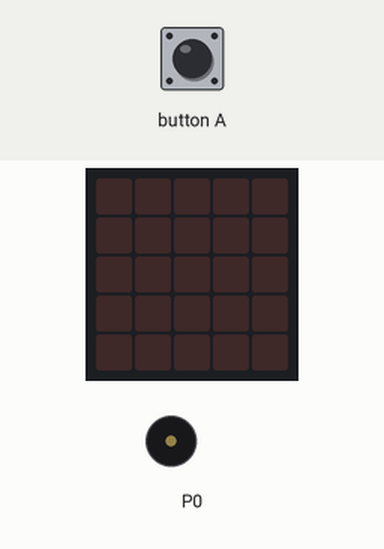
This program was run on a simulated BBC micro:bit (MakeCode). On the bench: the board's 5×5 LED display, buzzer (waves = sounding). The inputs (shaded band) are chosen by the test bench.

Above: at 1.2 s.
1.3 s: button A pressed for 0.15 s
At 1.9 s:
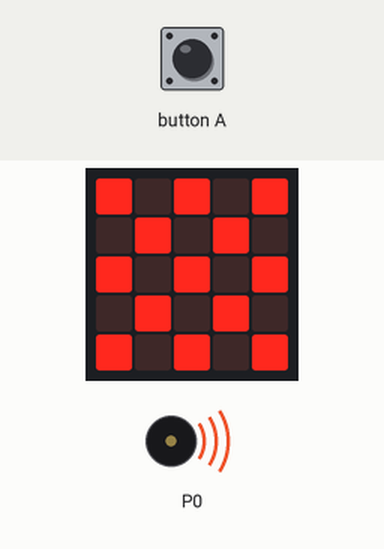
Timing chart, 0 to 13.4 s (numbered marks = the images above; inputs shaded):
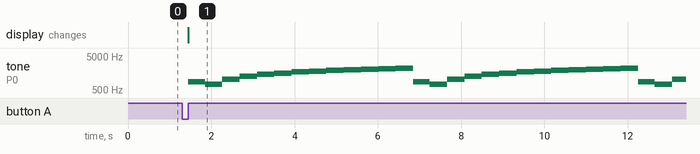

Measured:
- after the input at 1.3 s, tone on P0: silent → 880 Hz after 0.15 s, then repeats every 5.4 s: 731 Hz 0.42 s, 1049 Hz 0.42 s, 1270 Hz 0.42 s, 1440 Hz 0.42 s, 1578 Hz 0.42 s, 1693 Hz 0.42 s, 1793 Hz 0.42 s, 1881 Hz 0.42 s, 1960 Hz 0.42 s, 2031 Hz 0.42 s, 2095 Hz 0.42 s, 2155 Hz 0.42 s, 880 Hz 0.40 s; the display: changes after 0.15 s (image 1)

The program:

main.ts
```typescript
input.onButtonPressed(Button.A, function () {
    for (let index = 0; index < 9; index++) {
        music.play(music.tonePlayable(880, music.beat(BeatFraction.Breve)), music.PlaybackMode.LoopingInBackground)
        basic.showLeds(`
            # . # . #
            . # . # .
            # . # . #
            . # . # .
            # . # . #
            `)
        music.play(music.createSoundExpression(WaveShape.Sine, 498, 2183, 68, 255, 5000, SoundExpressionEffect.None, InterpolationCurve.Logarithmic), music.PlaybackMode.UntilDone)
    }
})
```

test.ts
```typescript
// tests gaan hier; deze zal niet worden gecompileerd wanneer dit pakket wordt gebruikt als extensie.
```
